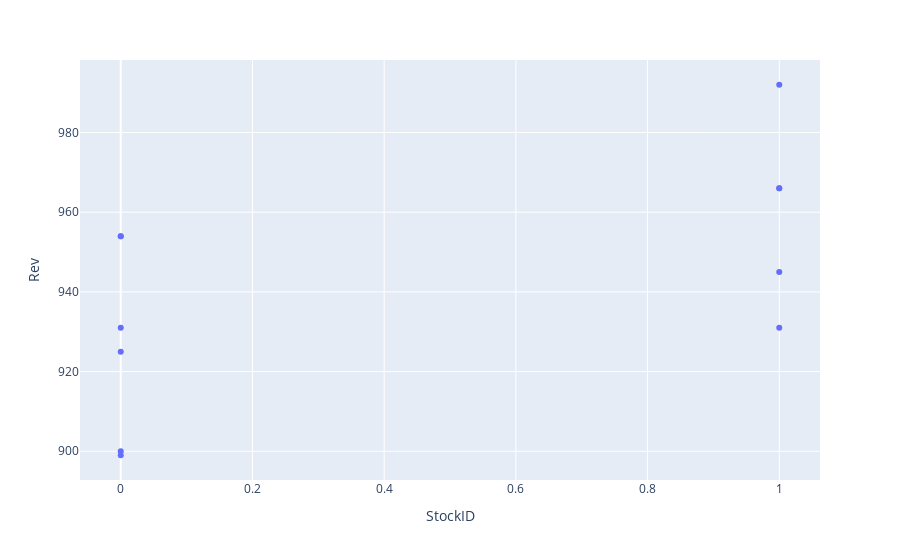

Source (notebook cell):
### Markdown cell above
### scatter plot using plotly

### Code cell
fig = px.scatter(df31, x= 'StockID', y='Rev')
fig.show()

### Figure 1 — Plotly figure (JSON) as saved in the notebook; plotly's stock layout.template omitted (floating-point values rounded to 4 significant figures)
{"data": [{"hovertemplate": "StockID=%{x}<br>Rev=%{y}<extra></extra>", "legendgroup": "", "marker": {"color": "#636efa", "symbol": "circle"}, "mode": "markers", "name": "", "orientation": "v", "showlegend": false, "type": "scatter", "x": [1, 0, 0, 0, 1, 0, 1, 0, 1, 1, 0], "xaxis": "x", "y": [931, 925, 931, 900, 966, 954, 966, 899, 992, 945, 954], "yaxis": "y"}], "layout": {"autosize": true, "legend": {"tracegroupgap": 0}, "margin": {"t": 60}, "xaxis": {"anchor": "y", "autorange": true, "domain": [0, 1], "range": [-0.06253, 1.063], "title": {"text": "StockID"}, "type": "linear"}, "yaxis": {"anchor": "x", "autorange": true, "domain": [0, 1], "range": [891.8, 999.2], "title": {"text": "Rev"}, "type": "linear"}}}
